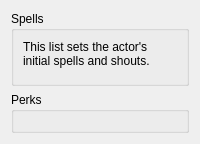
     <widget class="QWidget" name="tabSpells">
      <attribute name="title">
       <string>Magic and Perks</string>
      </attribute>
      <layout class="QVBoxLayout" name="verticalLayout_10">
       <item>
        <widget class="QGroupBox" name="groupBox_9">
         <property name="title">
          <string>Spells</string>
         </property>
         <layout class="QVBoxLayout" name="verticalLayout_9">
          <item>
           <widget class="QLabel" name="label_57">
            <property name="text">
             <string>This list sets the actor's initial spells and shouts.</string>
            </property>
            <property name="wordWrap">
             <bool>true</bool>
            </property>
            <property name="buddy">
             <cstring></cstring>
            </property>
           </widget>
          </item>
          <item>
           <widget class="DKFormListPane" name="spells"/>
          </item>
         </layout>
        </widget>
       </item>
       <item>
        <widget class="QGroupBox" name="groupBox_10">
         <property name="title">
          <string>Perks</string>
         </property>
         <layout class="QVBoxLayout" name="verticalLayout_8">
          <item>
           <widget class="DKFormListPane" name="perks">
            <property name="whatsThis">
             <string>&lt;p&gt;The perks that this actor has.&lt;/p&gt;
&lt;p&gt;Papyrus can be used to add or remove the player's perks, but not NPCs' perks; those are set in stone. If an NPC needs to be given a perk during play, you'll need to make it so that the NPC always has the perk (by adding it to this list), and then use conditions on the perk's entry points to limit when the perk actually does anything.&lt;/p&gt;</string>
            </property>
           </widget>
          </item>
         </layout>
        </widget>
       </item>
      </layout>
     </widget>
